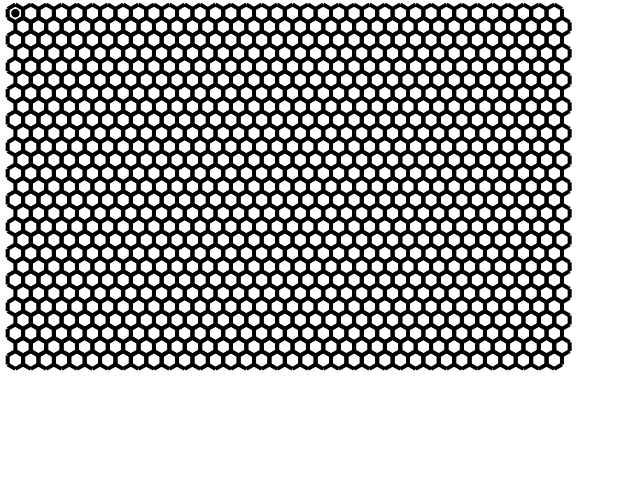
Frame 1 (no input)
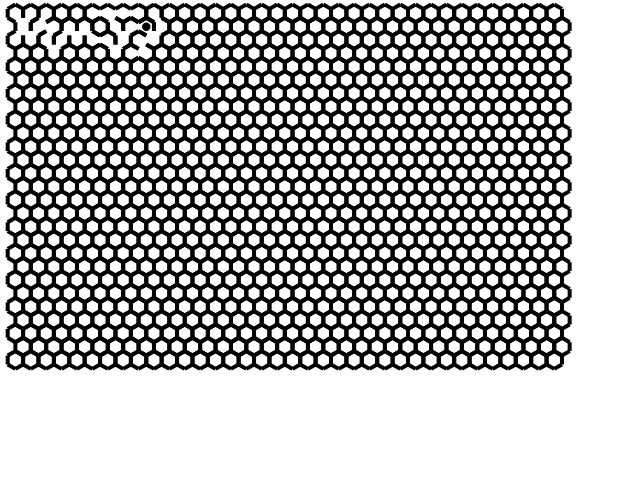
Frame 60 (no input)
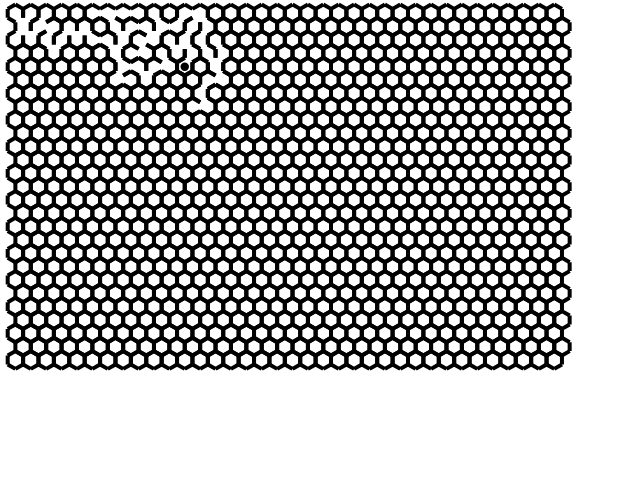
Frame 120 (the mouse pressed at the canvas centre since frame 60)

The p5.js sketch that drew these frames (run headless with seeded random() and noise() and a simulated clock; from frame 60 on, the mouse is pressed at the canvas centre):

// p5.js sketch
// ── sketch.js
let maze;
let cell;             // current cell
let visited = 0;      // terminate when all cells visited
let steps = 100000;   // maximum number of steps, just to be sure

let size_x = 36;
let size_y = 27;
blockSizeX = 20;
blockSizeY = 20;

function setup() {
    createCanvas(640, 480);
    initMaze(size_x, size_y);
    cell = maze.get(0, 0);
    cell.visited = true;
    visited++;
    fill(0);
    blockSizeX = width / size_x;
    blockSizeY = height / size_y;
    // while ((visited < size_x * size_y) && (--steps > 0))
    //     nextStep();
}

function draw() {
    background(255);
    let radius = blockSizeY/2;
    let hex_width = radius * Math.sqrt(3)
    let hs = hex_width / 2;
    stroke(0);
    strokeWeight(4);
    for (let x = 0; x < size_x; x++) {
        for (let y = 0; y < size_y; y++) {
            let py = (y+1) * radius * 1.5;
            let px = (y%2)*hs + (x+1) * hex_width;

            if (maze.get(x, y).hasWall("a")) {
                hexagonwall(px, py, radius, 0)
            }
            if (maze.get(x, y).hasWall("b")) {
                hexagonwall(px, py, radius, 1)
            }
            if (maze.get(x, y).hasWall("c")) {
                hexagonwall(px, py, radius, 2)
            }
            if (maze.get(x, y).hasWall("d")) {
                hexagonwall(px, py, radius, 3)
            }
            if (maze.get(x, y).hasWall("e")) {
                hexagonwall(px, py, radius, 4)
            }
            if (maze.get(x, y).hasWall("f")) {
                hexagonwall(px, py, radius, 5)
            }
        }
    }
    if ((visited < size_x * size_y) && (--steps > 0)) {
        fill(0);
        let py = (cell.row+1) * radius * 1.5;
        let px = (cell.row%2)*hs + (cell.col+1) * hex_width;
        circle(px, py, radius / 2);
        nextStep();
    }
}

/**
 generates a maze with (x,y) cells. Note that the actual maze is
 larger as the maze cells are divided by rows and cols of walls.
 */
function initMaze(mazeSizeX, mazeSizeY) {
    maze = new Grid(mazeSizeX, mazeSizeY);
    // maze.get(1, 1).edges[0].isWall = false;
}


function nextStep() {
    // while there are unvisited cells
    // pick random neighbour
    let nl = cell.getNeighbours();
    let n = nl[Math.floor(Math.random() * nl.length)];
    if (!n.neighbour.visited) { // unvisited
        // set to visited
        n.neighbour.visited = true;
        // remove wall
        n.edge.isWall = false;
        // termination condition
        visited++;
    }
    // set new current
    cell = n.neighbour;
}

/**
 * segments are:
 * 5 / \ 0
 * 4 | | 1
 * 3 \ / 2
 */
function hexagonwall(_x, _y, radius, segment) {
    let angle = TWO_PI / 6.0;
    beginShape();
    let sx = _x + cos(angle * (segment-2)+Math.PI/6) * radius;
    let sy = _y + sin(angle * (segment-2)+Math.PI/6) * radius;
    vertex(sx, sy);
    sx = _x + cos(angle * (segment - 1)+Math.PI/6) * radius;
    sy = _y + sin(angle * (segment - 1)+Math.PI/6) * radius;
    vertex(sx, sy);
    endShape(CLOSE);
}

class Grid {
    constructor(sizeX, sizeY) {
        this.visited = false;
        this.rows = sizeY;
        this.cols = sizeX;
        this.arr = new Array(this.rows).fill().map(() => Array(this.cols));
        // create all Nodes ..
        for (let r = 0; r < this.rows; r++) {
            for (let c = 0; c < this.cols; c++) {
                this.arr[r][c] = new Node(c, r);
            }
        }
        // create all Edges ..
        for (let r = 0; r < this.rows; r++) {
            for (let c = 0; c < this.cols; c++) {
                if (c < this.cols - 1) {
                    // add edge 1 or b
                    new Edge(this.arr[r][c], this.arr[r][c + 1]);
                }
                if (r % 2 === 1) {
                    if (r < this.rows - 1) {
                        // add edges south 2,3 / c,d
                        new Edge(this.arr[r][c], this.arr[r + 1][c]);
                        if (c < this.cols - 1) {
                            new Edge(this.arr[r][c], this.arr[r + 1][c + 1]);
                        }
                    }
                    // add edges north 0, 5 / a, f
                    new Edge(this.arr[r][c], this.arr[r - 1][c]);
                    if (c < this.cols - 1) {
                        new Edge(this.arr[r][c], this.arr[r - 1][c + 1]);
                    }
                }
            }
        }
    }

    get(x, y) {
        return this.arr[y][x];
    }
}

class Node {
    constructor(x, y) {
        this.col = x;
        this.row = y;
        this.edges = [];
        this.walls = {
            a: true, // 0
            b: true, // 1
            c: true, // 2
            d: true, // 3
            e: true, // 4
            f: true   // 5
        }
    }

    addEdge(newEdge) {
        this.edges.push(newEdge);
    }

    hasWall(direction) {
        this.evaluateWalls();
        return this.walls[direction];
    }

    getNeighbours() {
        let neighbours = [];
        for (let i = 0; i < this.edges.length; i++) {
            let e = this.edges[i];
            let nodeOther = e.a;
            if (e.a === this) {
                nodeOther = e.b;
            }
            neighbours.push({edge: e, neighbour: nodeOther});
        }
        return neighbours;
    }

    evaluateWalls() {
        for (let i = 0; i < this.edges.length; i++) {
            let e = this.edges[i];
            let nodeOther = e.a;
            if (e.a === this) {
                nodeOther = e.b;
            }
            if (this.row === nodeOther.row) { // horizontal: east or west
                if (this.col < nodeOther.col)
                    this.walls["b"] = e.isWall;
                else
                    this.walls["e"] = e.isWall;
            } else { // vertical: north or south
                if (this.row < nodeOther.row) { // 2 or 3
                    if (this.col < nodeOther.col)
                        this.walls["c"] = e.isWall;
                    else if (this.col > nodeOther.col ){
                        this.walls["d"] = e.isWall;
                    } else {
                        if (this.row % 2 === 0) // 2 or 3
                            this.walls["c"] = e.isWall;
                        else
                            this.walls["d"] = e.isWall;
                    }
                } else { // 0 or 5
                    if (this.col < nodeOther.col)
                        this.walls["a"] = e.isWall;
                    else if (this.col > nodeOther.col ) {
                        this.walls["f"] = e.isWall;
                    } else {
                        if (this.row % 2 === 0) // 2 or 3
                            this.walls["a"] = e.isWall;
                        else
                            this.walls["f"] = e.isWall;
                    }
                }
            }
        }
    }
}

class Edge {
    constructor(nodeA, nodeB) {
        this.a = nodeA;
        this.b = nodeB;
        nodeA.addEdge(this);
        nodeB.addEdge(this);
        this.isWall = true;
    }
}
